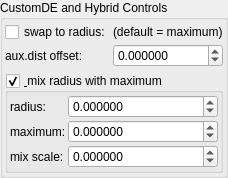
    <widget class="QGroupBox" name="groupBox_4">
     <property name="title">
      <string>CustomDE and Hybrid Controls</string>
     </property>
     <layout class="QVBoxLayout" name="verticalLayout_8">
      <property name="leftMargin">
       <number>2</number>
      </property>
      <property name="topMargin">
       <number>2</number>
      </property>
      <property name="rightMargin">
       <number>2</number>
      </property>
      <property name="bottomMargin">
       <number>2</number>
      </property>
      <item>
       <layout class="QGridLayout" name="gridLayout_42" columnstretch="0,1">
        <property name="spacing">
         <number>2</number>
        </property>
        <item row="0" column="0">
         <widget class="MyCheckBox" name="checkBox_transf_function_enabledSw_false">
          <property name="text">
           <string>swap to radius:</string>
          </property>
         </widget>
        </item>
        <item row="1" column="1">
         <widget class="MyDoubleSpinBox" name="spinbox_transf_offset_0">
          <property name="sizePolicy">
           <sizepolicy hsizetype="Minimum" vsizetype="Maximum">
            <horstretch>0</horstretch>
            <verstretch>0</verstretch>
           </sizepolicy>
          </property>
          <property name="prefix">
           <string/>
          </property>
          <property name="suffix">
           <string/>
          </property>
          <property name="decimals">
           <number>6</number>
          </property>
          <property name="minimum">
           <double>-99.998999999999995</double>
          </property>
          <property name="maximum">
           <double>99.998999999999995</double>
          </property>
          <property name="singleStep">
           <double>0.100000000000000</double>
          </property>
         </widget>
        </item>
        <item row="1" column="0">
         <widget class="QLabel" name="label_311">
          <property name="text">
           <string>aux.dist offset:</string>
          </property>
         </widget>
        </item>
        <item row="0" column="1">
         <widget class="QLabel" name="label_316">
          <property name="text">
           <string>(default = maximum)</string>
          </property>
         </widget>
        </item>
       </layout>
      </item>
      <item>
       <widget class="MyGroupBox" name="groupCheck_transf_function_enabledO_false">
        <property name="title">
         <string>&amp; mix radius with maximum</string>
        </property>
        <property name="checkable">
         <bool>true</bool>
        </property>
        <layout class="QVBoxLayout" name="verticalLayout_13">
         <property name="leftMargin">
          <number>2</number>
         </property>
         <property name="topMargin">
          <number>2</number>
         </property>
         <property name="rightMargin">
          <number>2</number>
         </property>
         <property name="bottomMargin">
          <number>2</number>
         </property>
         <item>
          <layout class="QGridLayout" name="gridLayout_41" columnstretch="0,1">
           <property name="spacing">
            <number>2</number>
           </property>
           <item row="0" column="1">
            <widget class="MyDoubleSpinBox" name="spinbox_transf_offsetA_0">
             <property name="sizePolicy">
              <sizepolicy hsizetype="Minimum" vsizetype="Maximum">
               <horstretch>0</horstretch>
               <verstretch>0</verstretch>
              </sizepolicy>
             </property>
             <property name="prefix">
              <string/>
             </property>
             <property name="suffix">
              <string/>
             </property>
             <property name="decimals">
              <number>6</number>
             </property>
             <property name="minimum">
              <double>-99.998999999999995</double>
             </property>
             <property name="maximum">
              <double>99.998999999999995</double>
             </property>
             <property name="singleStep">
              <double>0.100000000000000</double>
             </property>
            </widget>
           </item>
           <item row="1" column="0">
            <widget class="QLabel" name="label_314">
             <property name="text">
              <string>maximum:</string>
             </property>
            </widget>
           </item>
           <item row="1" column="1">
            <widget class="MyDoubleSpinBox" name="spinbox_transf_offsetB_0">
             <property name="sizePolicy">
              <sizepolicy hsizetype="Minimum" vsizetype="Maximum">
               <horstretch>0</horstretch>
               <verstretch>0</verstretch>
              </sizepolicy>
             </property>
             <property name="prefix">
              <string/>
             </property>
             <property name="suffix">
              <string/>
             </property>
             <property name="decimals">
              <number>6</number>
             </property>
             <property name="minimum">
              <double>-99.998999999999995</double>
             </property>
             <property name="maximum">
              <double>99.998999999999995</double>
             </property>
             <property name="singleStep">
              <double>0.100000000000000</double>
             </property>
            </widget>
           </item>
           <item row="0" column="0">
            <widget class="QLabel" name="label_313">
             <property name="text">
              <string>radius:</string>
             </property>
            </widget>
           </item>
           <item row="2" column="1">
            <widget class="MyDoubleSpinBox" name="spinbox_transf_scale_0">
             <property name="sizePolicy">
              <sizepolicy hsizetype="Minimum" vsizetype="Maximum">
               <horstretch>0</horstretch>
               <verstretch>0</verstretch>
              </sizepolicy>
             </property>
             <property name="prefix">
              <string/>
             </property>
             <property name="suffix">
              <string/>
             </property>
             <property name="decimals">
              <number>6</number>
             </property>
             <property name="minimum">
              <double>-99.998999999999995</double>
             </property>
             <property name="maximum">
              <double>99.998999999999995</double>
             </property>
             <property name="singleStep">
              <double>0.100000000000000</double>
             </property>
            </widget>
           </item>
           <item row="2" column="0">
            <widget class="QLabel" name="label_315">
             <property name="text">
              <string>mix scale:</string>
             </property>
            </widget>
           </item>
          </layout>
         </item>
        </layout>
       </widget>
      </item>
     </layout>
    </widget>
